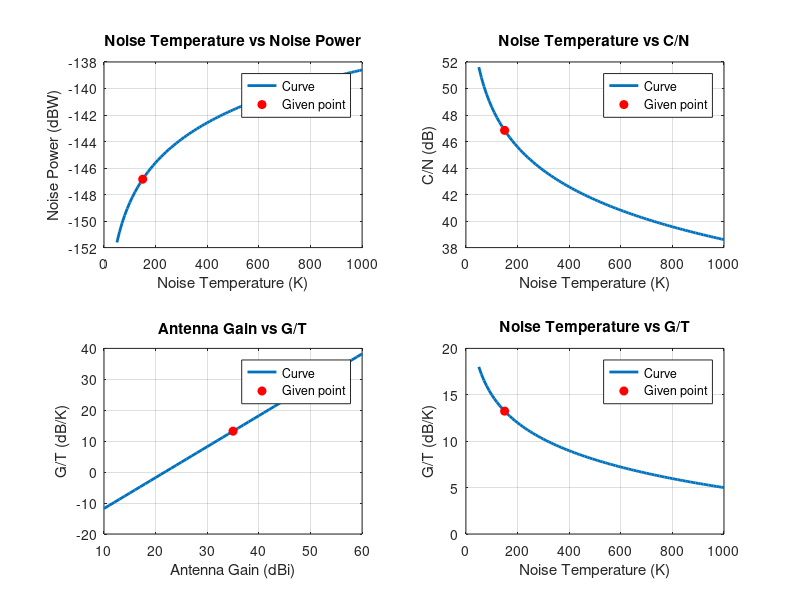

MATLAB code for this plot:
%% Experiment 9: Noise, C/N, and G/T
clc; 
clear;
close all
dB = @(x) 10*log10(x);          % converts a linear value to dB

%% Given values
k  = 1.38e-23;                  % Boltzmann constant (J/K)
B  = 1e6;                       % bandwidth (Hz)
Ts = 150;                       % system noise temperature (K)
C  = -100;                      % received carrier power (dBW)
G  = 35;                        % antenna gain (dBi)

%% Calculations
N  = dB(k*Ts*B);                % noise power, N = kTB (dBW)
CN = C - N;                     % carrier-to-noise ratio (dB)
GT = G - dB(Ts);                % figure of merit G/T (dB/K)
CN_check = C - G + GT - dB(k) - dB(B);   % same C/N, found using G/T

fprintf('Noise power N = %.4e W (%.2f dBW)\n', k*Ts*B, N);
fprintf('C/N = %.2f dB (%.2f linear)\n', CN, 10^(CN/10));
fprintf('G/T = %.2f dB/K\n', GT);
fprintf('C/N check = %.2f dB\n', CN_check);

%% Sweep values for the plots
T  = 50:10:1000;                % noise temperature range (K)
Gr = 10:60;                     % antenna gain range (dBi)

N_T  = dB(k*T*B);               % noise power vs T
CN_T = C - N_T;                 % C/N vs T
GT_G = Gr - dB(Ts);             % G/T vs gain (Ts fixed)
GT_T = G - dB(T);               % G/T vs T (G fixed)

%% Plots (one figure, four panels)
x      = {T, T, Gr, T};
y      = {N_T, CN_T, GT_G, GT_T};
pt     = {[Ts N], [Ts CN], [G GT], [Ts GT]};     % the given point on each plot
xl     = {'Noise Temperature (K)', 'Noise Temperature (K)', 'Antenna Gain (dBi)', 'Noise Temperature (K)'};
yl     = {'Noise Power (dBW)', 'C/N (dB)', 'G/T (dB/K)', 'G/T (dB/K)'};
ttl    = {'Noise Temperature vs Noise Power', 'Noise Temperature vs C/N', ...
          'Antenna Gain vs G/T', 'Noise Temperature vs G/T'};

figure
for i = 1:4
    subplot(2, 2, i)
    plot(x{i}, y{i}, 'LineWidth', 2); hold on
    plot(pt{i}(1), pt{i}(2), 'ro', 'MarkerFaceColor', 'r')   % given point
    grid on
    xlabel(xl{i});
    ylabel(yl{i});
    title(ttl{i})
    legend('Curve', 'Given point', 'Location', 'best')
end
